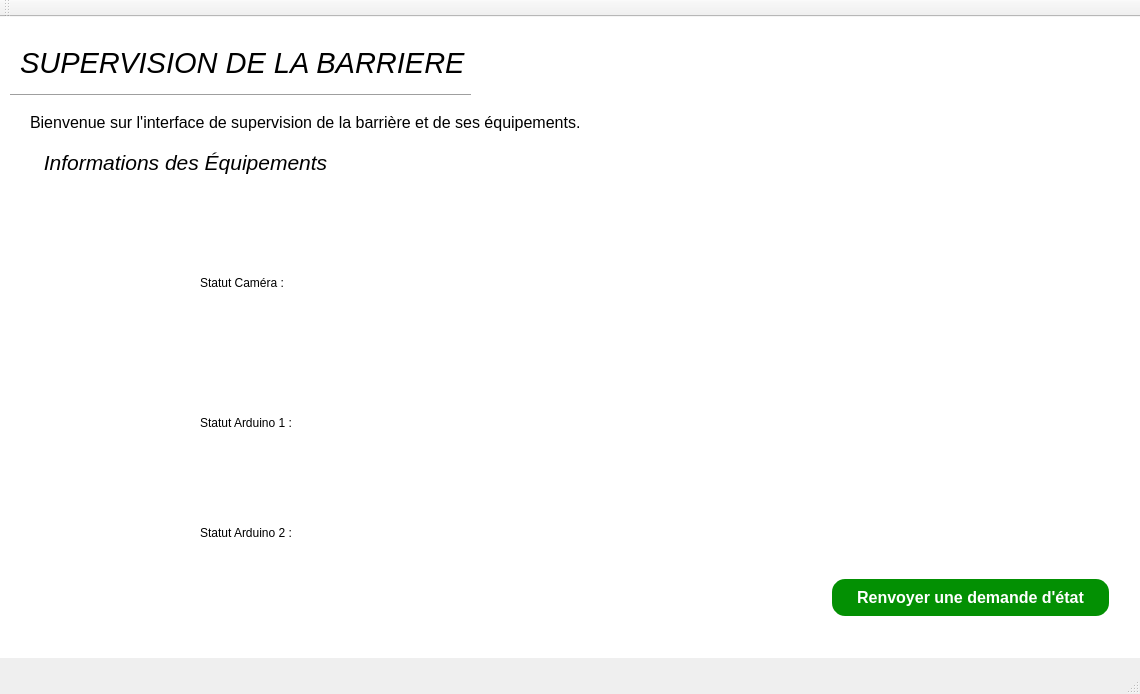
<?xml version="1.0" encoding="UTF-8"?>
<ui version="4.0">
 <class>SupervisionClass</class>
 <widget class="QMainWindow" name="SupervisionClass">
  <property name="geometry">
   <rect>
    <x>0</x>
    <y>0</y>
    <width>1140</width>
    <height>694</height>
   </rect>
  </property>
  <property name="minimumSize">
   <size>
    <width>1140</width>
    <height>694</height>
   </size>
  </property>
  <property name="maximumSize">
   <size>
    <width>1140</width>
    <height>694</height>
   </size>
  </property>
  <property name="windowTitle">
   <string>Supervision</string>
  </property>
  <widget class="QWidget" name="centralWidget">
   <widget class="QLabel" name="label_TitleSupervision">
    <property name="geometry">
     <rect>
      <x>20</x>
      <y>10</y>
      <width>461</width>
      <height>71</height>
     </rect>
    </property>
    <property name="font">
     <font>
      <family>MS Sans Serif</family>
      <pointsize>22</pointsize>
      <weight>9</weight>
      <italic>true</italic>
      <bold>false</bold>
      <underline>false</underline>
     </font>
    </property>
    <property name="styleSheet">
     <string notr="true">font: 75 italic 22pt &quot;MS Sans Serif&quot;;</string>
    </property>
    <property name="text">
     <string>SUPERVISION DE LA BARRIERE</string>
    </property>
   </widget>
   <widget class="QStackedWidget" name="stackedWidget">
    <property name="geometry">
     <rect>
      <x>10</x>
      <y>130</y>
      <width>1121</width>
      <height>491</height>
     </rect>
    </property>
    <property name="currentIndex">
     <number>1</number>
    </property>
    <widget class="QWidget" name="interface_accueil">
     <widget class="QWidget" name="widget_Accueil" native="true">
      <property name="geometry">
       <rect>
        <x>-10</x>
        <y>60</y>
        <width>1121</width>
        <height>431</height>
       </rect>
      </property>
      <widget class="QWidget" name="widget_FormConnect" native="true">
       <property name="geometry">
        <rect>
         <x>630</x>
         <y>-10</y>
         <width>501</width>
         <height>441</height>
        </rect>
       </property>
       <property name="styleSheet">
        <string notr="true"/>
       </property>
       <widget class="QLabel" name="label_TitleConnexion">
        <property name="geometry">
         <rect>
          <x>40</x>
          <y>30</y>
          <width>251</width>
          <height>61</height>
         </rect>
        </property>
        <property name="font">
         <font>
          <family>MS Sans Serif</family>
          <pointsize>16</pointsize>
          <weight>9</weight>
          <italic>false</italic>
          <bold>false</bold>
         </font>
        </property>
        <property name="styleSheet">
         <string notr="true">font: 75 16pt &quot;MS Sans Serif&quot;;</string>
        </property>
        <property name="text">
         <string>Connexion à votre espace</string>
        </property>
       </widget>
       <widget class="QLabel" name="label_Login">
        <property name="geometry">
         <rect>
          <x>90</x>
          <y>100</y>
          <width>71</width>
          <height>31</height>
         </rect>
        </property>
        <property name="font">
         <font>
          <family>MS Sans Serif</family>
          <pointsize>13</pointsize>
          <weight>50</weight>
          <italic>true</italic>
          <bold>false</bold>
         </font>
        </property>
        <property name="styleSheet">
         <string notr="true">font: italic 13pt &quot;MS Sans Serif&quot;;</string>
        </property>
        <property name="text">
         <string>Login</string>
        </property>
        <property name="alignment">
         <set>Qt::AlignLeading|Qt::AlignLeft|Qt::AlignVCenter</set>
        </property>
       </widget>
       <widget class="QLineEdit" name="edit_Login">
        <property name="geometry">
         <rect>
          <x>90</x>
          <y>130</y>
          <width>291</width>
          <height>20</height>
         </rect>
        </property>
       </widget>
       <widget class="QLabel" name="label_Mdp">
        <property name="geometry">
         <rect>
          <x>90</x>
          <y>170</y>
          <width>111</width>
          <height>41</height>
         </rect>
        </property>
        <property name="font">
         <font>
          <family>MS Sans Serif</family>
          <pointsize>13</pointsize>
          <weight>50</weight>
          <italic>true</italic>
          <bold>false</bold>
         </font>
        </property>
        <property name="styleSheet">
         <string notr="true">font: italic 13pt &quot;MS Sans Serif&quot;;</string>
        </property>
        <property name="text">
         <string>Mot de passe</string>
        </property>
        <property name="alignment">
         <set>Qt::AlignLeading|Qt::AlignLeft|Qt::AlignVCenter</set>
        </property>
       </widget>
       <widget class="QLineEdit" name="edit_Mdp">
        <property name="geometry">
         <rect>
          <x>90</x>
          <y>210</y>
          <width>291</width>
          <height>20</height>
         </rect>
        </property>
       </widget>
       <widget class="QPushButton" name="btn_AccesConnexion">
        <property name="geometry">
         <rect>
          <x>160</x>
          <y>290</y>
          <width>151</width>
          <height>31</height>
         </rect>
        </property>
        <property name="font">
         <font>
          <pointsize>12</pointsize>
          <weight>75</weight>
          <bold>true</bold>
         </font>
        </property>
        <property name="styleSheet">
         <string notr="true">border-radius: 15px;
background-color: rgb(0, 60, 202);
border: 2px solid white;
padding: 5px;
color: rgb(255, 255, 255);</string>
        </property>
        <property name="text">
         <string>Accéder</string>
        </property>
        <property name="autoDefault">
         <bool>false</bool>
        </property>
        <property name="default">
         <bool>false</bool>
        </property>
        <property name="flat">
         <bool>false</bool>
        </property>
       </widget>
       <widget class="QLabel" name="label_ErrorConnect">
        <property name="geometry">
         <rect>
          <x>90</x>
          <y>250</y>
          <width>281</width>
          <height>21</height>
         </rect>
        </property>
        <property name="font">
         <font>
          <italic>true</italic>
         </font>
        </property>
        <property name="styleSheet">
         <string notr="true">color: red;</string>
        </property>
        <property name="text">
         <string/>
        </property>
        <property name="alignment">
         <set>Qt::AlignRight|Qt::AlignTrailing|Qt::AlignVCenter</set>
        </property>
       </widget>
       <widget class="QLabel" name="img_key">
        <property name="geometry">
         <rect>
          <x>280</x>
          <y>40</y>
          <width>41</width>
          <height>41</height>
         </rect>
        </property>
        <property name="styleSheet">
         <string notr="true">image: url(:/Supervision/ressources/key.png);</string>
        </property>
        <property name="text">
         <string/>
        </property>
       </widget>
       <zorder>label_Login</zorder>
       <zorder>edit_Login</zorder>
       <zorder>label_Mdp</zorder>
       <zorder>edit_Mdp</zorder>
       <zorder>btn_AccesConnexion</zorder>
       <zorder>label_ErrorConnect</zorder>
       <zorder>label_TitleConnexion</zorder>
       <zorder>img_key</zorder>
      </widget>
      <widget class="QLabel" name="img_LogoMonitoring">
       <property name="geometry">
        <rect>
         <x>150</x>
         <y>90</y>
         <width>371</width>
         <height>281</height>
        </rect>
       </property>
       <property name="styleSheet">
        <string notr="true">image: url(:/Supervision/ressources/monitoring.png);</string>
       </property>
       <property name="text">
        <string/>
       </property>
      </widget>
     </widget>
    </widget>
    <widget class="QWidget" name="interface_supervision">
     <widget class="QWidget" name="widget_Supervision" native="true">
      <property name="geometry">
       <rect>
        <x>0</x>
        <y>0</y>
        <width>1121</width>
        <height>501</height>
       </rect>
      </property>
      <widget class="QLabel" name="label_TitleInfos">
       <property name="geometry">
        <rect>
         <x>10</x>
         <y>-10</y>
         <width>331</width>
         <height>51</height>
        </rect>
       </property>
       <property name="font">
        <font>
         <pointsize>16</pointsize>
         <weight>50</weight>
         <italic>true</italic>
         <bold>false</bold>
         <underline>false</underline>
        </font>
       </property>
       <property name="text">
        <string>Informations des Équipements</string>
       </property>
       <property name="alignment">
        <set>Qt::AlignCenter</set>
       </property>
      </widget>
      <widget class="QPushButton" name="btn_AskStatut">
       <property name="geometry">
        <rect>
         <x>820</x>
         <y>430</y>
         <width>281</width>
         <height>41</height>
        </rect>
       </property>
       <property name="font">
        <font>
         <pointsize>12</pointsize>
         <weight>75</weight>
         <bold>true</bold>
        </font>
       </property>
       <property name="styleSheet">
        <string notr="true">border-radius: 15px;
border: 2px solid white;
background-color: rgb(3, 144, 3);
color: white;</string>
       </property>
       <property name="text">
        <string>Renvoyer une demande d'état</string>
       </property>
      </widget>
      <widget class="QLabel" name="img_camera">
       <property name="geometry">
        <rect>
         <x>70</x>
         <y>100</y>
         <width>91</width>
         <height>81</height>
        </rect>
       </property>
       <property name="styleSheet">
        <string notr="true">image: url(:/Supervision/ressources/img_camera.png);</string>
       </property>
       <property name="text">
        <string/>
       </property>
      </widget>
      <widget class="QLabel" name="label_camera">
       <property name="geometry">
        <rect>
         <x>190</x>
         <y>110</y>
         <width>121</width>
         <height>51</height>
        </rect>
       </property>
       <property name="styleSheet">
        <string notr="true">font: 75 12pt &quot;MS Shell Dlg 2&quot;;</string>
       </property>
       <property name="text">
        <string>Statut Caméra : </string>
       </property>
      </widget>
      <widget class="QLabel" name="img_arduino1">
       <property name="geometry">
        <rect>
         <x>60</x>
         <y>220</y>
         <width>101</width>
         <height>101</height>
        </rect>
       </property>
       <property name="styleSheet">
        <string notr="true">image: url(:/Supervision/ressources/img_arduino.png);</string>
       </property>
       <property name="text">
        <string/>
       </property>
      </widget>
      <widget class="QLabel" name="img_arduino2">
       <property name="geometry">
        <rect>
         <x>60</x>
         <y>330</y>
         <width>101</width>
         <height>121</height>
        </rect>
       </property>
       <property name="styleSheet">
        <string notr="true">image: url(:/Supervision/ressources/img_arduino.png);</string>
       </property>
       <property name="text">
        <string/>
       </property>
      </widget>
      <widget class="QLabel" name="label_ard1">
       <property name="geometry">
        <rect>
         <x>190</x>
         <y>250</y>
         <width>131</width>
         <height>51</height>
        </rect>
       </property>
       <property name="styleSheet">
        <string notr="true">font: 75 12pt &quot;MS Shell Dlg 2&quot;;</string>
       </property>
       <property name="text">
        <string>Statut Arduino 1 : </string>
       </property>
      </widget>
      <widget class="QLabel" name="label_ard2">
       <property name="geometry">
        <rect>
         <x>190</x>
         <y>360</y>
         <width>131</width>
         <height>51</height>
        </rect>
       </property>
       <property name="styleSheet">
        <string notr="true">font: 75 12pt &quot;MS Shell Dlg 2&quot;;</string>
       </property>
       <property name="text">
        <string>Statut Arduino 2 : </string>
       </property>
      </widget>
      <widget class="QLabel" name="label_statutcamera">
       <property name="geometry">
        <rect>
         <x>310</x>
         <y>110</y>
         <width>81</width>
         <height>41</height>
        </rect>
       </property>
       <property name="styleSheet">
        <string notr="true">font: 12pt &quot;MS Shell Dlg 2&quot;;</string>
       </property>
       <property name="text">
        <string/>
       </property>
      </widget>
      <widget class="QLabel" name="label_statutard1">
       <property name="geometry">
        <rect>
         <x>330</x>
         <y>250</y>
         <width>81</width>
         <height>41</height>
        </rect>
       </property>
       <property name="styleSheet">
        <string notr="true">font: 12pt &quot;MS Shell Dlg 2&quot;;</string>
       </property>
       <property name="text">
        <string/>
       </property>
      </widget>
      <widget class="QLabel" name="label_statutard2">
       <property name="geometry">
        <rect>
         <x>330</x>
         <y>360</y>
         <width>81</width>
         <height>41</height>
        </rect>
       </property>
       <property name="styleSheet">
        <string notr="true">font: 12pt &quot;MS Shell Dlg 2&quot;;</string>
       </property>
       <property name="text">
        <string/>
       </property>
      </widget>
     </widget>
    </widget>
   </widget>
   <widget class="QLabel" name="label_BienvenueTexte">
    <property name="geometry">
     <rect>
      <x>30</x>
      <y>90</y>
      <width>581</width>
      <height>31</height>
     </rect>
    </property>
    <property name="font">
     <font>
      <family>MS Sans Serif</family>
      <pointsize>12</pointsize>
      <weight>50</weight>
      <italic>false</italic>
      <bold>false</bold>
     </font>
    </property>
    <property name="styleSheet">
     <string notr="true">font: 12pt &quot;MS Sans Serif&quot;;</string>
    </property>
    <property name="text">
     <string>Bienvenue sur l'interface de supervision de la barrière et de ses équipements.</string>
    </property>
   </widget>
   <widget class="QLabel" name="img_LaProLogo">
    <property name="geometry">
     <rect>
      <x>990</x>
      <y>10</y>
      <width>91</width>
      <height>101</height>
     </rect>
    </property>
    <property name="styleSheet">
     <string notr="true">image: url(:/Supervision/ressources/logo_lapro.png);</string>
    </property>
    <property name="text">
     <string/>
    </property>
   </widget>
   <widget class="Line" name="line_Accueil">
    <property name="geometry">
     <rect>
      <x>10</x>
      <y>70</y>
      <width>461</width>
      <height>16</height>
     </rect>
    </property>
    <property name="orientation">
     <enum>Qt::Horizontal</enum>
    </property>
   </widget>
   <widget class="QWidget" name="background_white" native="true">
    <property name="geometry">
     <rect>
      <x>-70</x>
      <y>-230</y>
      <width>1231</width>
      <height>871</height>
     </rect>
    </property>
    <property name="styleSheet">
     <string notr="true">background-color: rgb(255, 255, 255);</string>
    </property>
    <layout class="QVBoxLayout" name="verticalLayout_2"/>
   </widget>
   <zorder>background_white</zorder>
   <zorder>label_TitleSupervision</zorder>
   <zorder>stackedWidget</zorder>
   <zorder>label_BienvenueTexte</zorder>
   <zorder>img_LaProLogo</zorder>
   <zorder>line_Accueil</zorder>
  </widget>
  <widget class="QMenuBar" name="menuBar">
   <property name="geometry">
    <rect>
     <x>0</x>
     <y>0</y>
     <width>1140</width>
     <height>20</height>
    </rect>
   </property>
  </widget>
  <widget class="QToolBar" name="mainToolBar">
   <attribute name="toolBarArea">
    <enum>TopToolBarArea</enum>
   </attribute>
   <attribute name="toolBarBreak">
    <bool>false</bool>
   </attribute>
  </widget>
  <widget class="QStatusBar" name="statusBar"/>
 </widget>
 <layoutdefault spacing="6" margin="11"/>
 <resources>
  <include location="Supervision.qrc"/>
 </resources>
 <connections>
  <connection>
   <sender>btn_AccesConnexion</sender>
   <signal>clicked()</signal>
   <receiver>SupervisionClass</receiver>
   <slot>on_btnAccesConnexion_clicked()</slot>
   <hints>
    <hint type="sourcelabel">
     <x>865</x>
     <y>522</y>
    </hint>
    <hint type="destinationlabel">
     <x>569</x>
     <y>346</y>
    </hint>
   </hints>
  </connection>
 </connections>
 <slots>
  <slot>on_btnAccesConnexion_clicked()</slot>
 </slots>
</ui>
